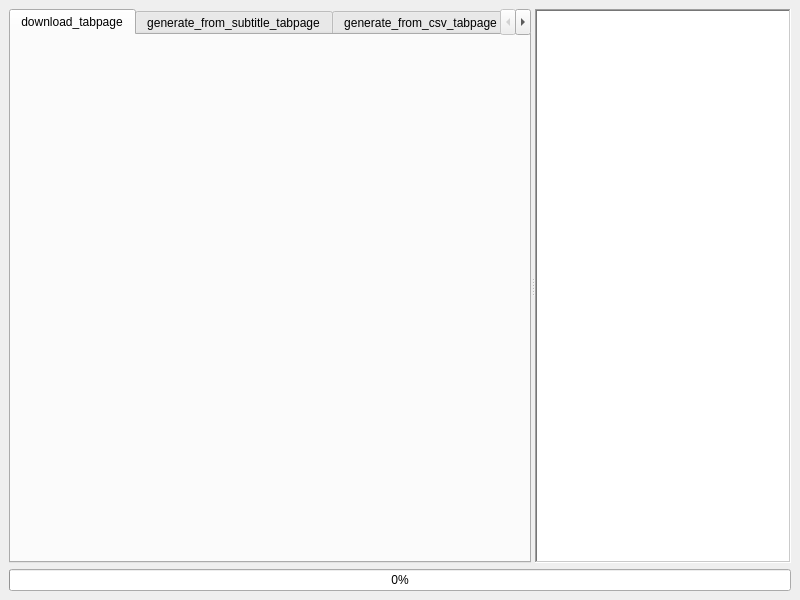
<?xml version="1.0" encoding="UTF-8"?>
<ui version="4.0">
 <class>anki_window</class>
 <widget class="QMainWindow" name="anki_window">
  <property name="geometry">
   <rect>
    <x>0</x>
    <y>0</y>
    <width>800</width>
    <height>600</height>
   </rect>
  </property>
  <property name="windowTitle">
   <string>anki_window</string>
  </property>
  <widget class="QWidget" name="anki_form">
   <property name="windowTitle">
    <string>Form</string>
   </property>
   <layout class="QVBoxLayout" name="verticalLayout_2">
    <item>
     <layout class="QVBoxLayout" name="verticalLayout">
      <item>
       <widget class="QSplitter" name="splitter">
        <property name="orientation">
         <enum>Qt::Horizontal</enum>
        </property>
        <property name="handleWidth">
         <number>4</number>
        </property>
        <widget class="QTabWidget" name="main_tab">
         <property name="sizePolicy">
          <sizepolicy hsizetype="Expanding" vsizetype="Expanding">
           <horstretch>100</horstretch>
           <verstretch>0</verstretch>
          </sizepolicy>
         </property>
         <property name="baseSize">
          <size>
           <width>480</width>
           <height>0</height>
          </size>
         </property>
         <property name="currentIndex">
          <number>0</number>
         </property>
         <widget class="QWidget" name="download_tabpage">
          <attribute name="title">
           <string>download_tabpage</string>
          </attribute>
         </widget>
         <widget class="QWidget" name="generate_from_subtitle_tabpage">
          <attribute name="title">
           <string>generate_from_subtitle_tabpage</string>
          </attribute>
         </widget>
         <widget class="QWidget" name="generate_from_csv_tabpage">
          <attribute name="title">
           <string>generate_from_csv_tabpage</string>
          </attribute>
         </widget>
         <widget class="QWidget" name="configuration_tabpage">
          <attribute name="title">
           <string>configuration_tabpage</string>
          </attribute>
         </widget>
        </widget>
        <widget class="QTextEdit" name="log_edit">
         <property name="sizePolicy">
          <sizepolicy hsizetype="Minimum" vsizetype="MinimumExpanding">
           <horstretch>0</horstretch>
           <verstretch>0</verstretch>
          </sizepolicy>
         </property>
         <property name="minimumSize">
          <size>
           <width>120</width>
           <height>0</height>
          </size>
         </property>
         <property name="frameShape">
          <enum>QFrame::WinPanel</enum>
         </property>
         <property name="frameShadow">
          <enum>QFrame::Sunken</enum>
         </property>
         <property name="lineWidth">
          <number>2</number>
         </property>
         <property name="midLineWidth">
          <number>2</number>
         </property>
         <property name="readOnly">
          <bool>true</bool>
         </property>
         <property name="html">
          <string>&lt;!DOCTYPE HTML PUBLIC &quot;-//W3C//DTD HTML 4.0//EN&quot; &quot;http://www.w3.org/TR/REC-html40/strict.dtd&quot;&gt;
&lt;html&gt;&lt;head&gt;&lt;meta name=&quot;qrichtext&quot; content=&quot;1&quot; /&gt;&lt;style type=&quot;text/css&quot;&gt;
p, li { white-space: pre-wrap; }
&lt;/style&gt;&lt;/head&gt;&lt;body style=&quot; font-family:'SimSun'; font-size:9pt; font-weight:400; font-style:normal;&quot;&gt;
&lt;p style=&quot;-qt-paragraph-type:empty; margin-top:0px; margin-bottom:0px; margin-left:0px; margin-right:0px; -qt-block-indent:0; text-indent:0px;&quot;&gt;&lt;br /&gt;&lt;/p&gt;&lt;/body&gt;&lt;/html&gt;</string>
         </property>
        </widget>
       </widget>
      </item>
     </layout>
    </item>
    <item>
     <widget class="QProgressBar" name="main_progressbar">
      <property name="minimumSize">
       <size>
        <width>0</width>
        <height>20</height>
       </size>
      </property>
      <property name="value">
       <number>0</number>
      </property>
      <property name="alignment">
       <set>Qt::AlignCenter</set>
      </property>
      <property name="invertedAppearance">
       <bool>false</bool>
      </property>
     </widget>
    </item>
   </layout>
  </widget>
 </widget>
 <resources/>
 <connections/>
</ui>
